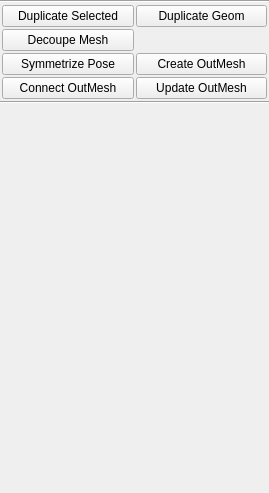
<?xml version="1.0" encoding="UTF-8"?>
<ui version="4.0">
 <class>wg_modeBox</class>
 <widget class="QWidget" name="wg_modeBox">
  <property name="geometry">
   <rect>
    <x>0</x>
    <y>0</y>
    <width>269</width>
    <height>493</height>
   </rect>
  </property>
  <property name="windowTitle">
   <string>Modeling Box</string>
  </property>
  <layout class="QGridLayout" name="gridLayout">
   <property name="margin">
    <number>0</number>
   </property>
   <property name="spacing">
    <number>0</number>
   </property>
   <item row="0" column="0">
    <widget class="Line" name="line_2">
     <property name="orientation">
      <enum>Qt::Horizontal</enum>
     </property>
    </widget>
   </item>
   <item row="3" column="0">
    <spacer name="verticalSpacer">
     <property name="orientation">
      <enum>Qt::Vertical</enum>
     </property>
     <property name="sizeHint" stdset="0">
      <size>
       <width>20</width>
       <height>40</height>
      </size>
     </property>
    </spacer>
   </item>
   <item row="1" column="0">
    <layout class="QGridLayout" name="gl_modeCmds">
     <property name="margin">
      <number>2</number>
     </property>
     <property name="spacing">
      <number>2</number>
     </property>
     <item row="3" column="1">
      <widget class="QPushButton" name="pb_createOutMesh">
       <property name="enabled">
        <bool>true</bool>
       </property>
       <property name="text">
        <string>Create OutMesh</string>
       </property>
       <property name="iconSize">
        <size>
         <width>24</width>
         <height>24</height>
        </size>
       </property>
       <property name="flat">
        <bool>false</bool>
       </property>
      </widget>
     </item>
     <item row="3" column="0">
      <widget class="QPushButton" name="pb_symmetrizePose">
       <property name="enabled">
        <bool>true</bool>
       </property>
       <property name="text">
        <string>Symmetrize Pose</string>
       </property>
       <property name="iconSize">
        <size>
         <width>24</width>
         <height>24</height>
        </size>
       </property>
       <property name="flat">
        <bool>false</bool>
       </property>
      </widget>
     </item>
     <item row="4" column="1">
      <widget class="QPushButton" name="pb_updateOutMesh">
       <property name="text">
        <string>Update OutMesh</string>
       </property>
       <property name="iconSize">
        <size>
         <width>24</width>
         <height>24</height>
        </size>
       </property>
       <property name="flat">
        <bool>false</bool>
       </property>
      </widget>
     </item>
     <item row="0" column="0">
      <widget class="QPushButton" name="pb_duplicateSelected">
       <property name="text">
        <string>Duplicate Selected</string>
       </property>
       <property name="iconSize">
        <size>
         <width>24</width>
         <height>24</height>
        </size>
       </property>
       <property name="flat">
        <bool>false</bool>
       </property>
      </widget>
     </item>
     <item row="0" column="1">
      <widget class="QPushButton" name="pb_duplicateGeom">
       <property name="enabled">
        <bool>true</bool>
       </property>
       <property name="text">
        <string>Duplicate Geom</string>
       </property>
       <property name="iconSize">
        <size>
         <width>24</width>
         <height>24</height>
        </size>
       </property>
       <property name="flat">
        <bool>false</bool>
       </property>
      </widget>
     </item>
     <item row="4" column="0">
      <widget class="QPushButton" name="pb_connectOutMesh">
       <property name="text">
        <string>Connect OutMesh</string>
       </property>
       <property name="iconSize">
        <size>
         <width>24</width>
         <height>24</height>
        </size>
       </property>
       <property name="flat">
        <bool>false</bool>
       </property>
      </widget>
     </item>
     <item row="1" column="0">
      <widget class="QPushButton" name="pb_decoupeMesh">
       <property name="text">
        <string>Decoupe Mesh</string>
       </property>
       <property name="iconSize">
        <size>
         <width>24</width>
         <height>24</height>
        </size>
       </property>
       <property name="flat">
        <bool>false</bool>
       </property>
      </widget>
     </item>
    </layout>
   </item>
   <item row="2" column="0">
    <widget class="Line" name="line">
     <property name="orientation">
      <enum>Qt::Horizontal</enum>
     </property>
    </widget>
   </item>
  </layout>
 </widget>
 <resources/>
 <connections/>
</ui>
